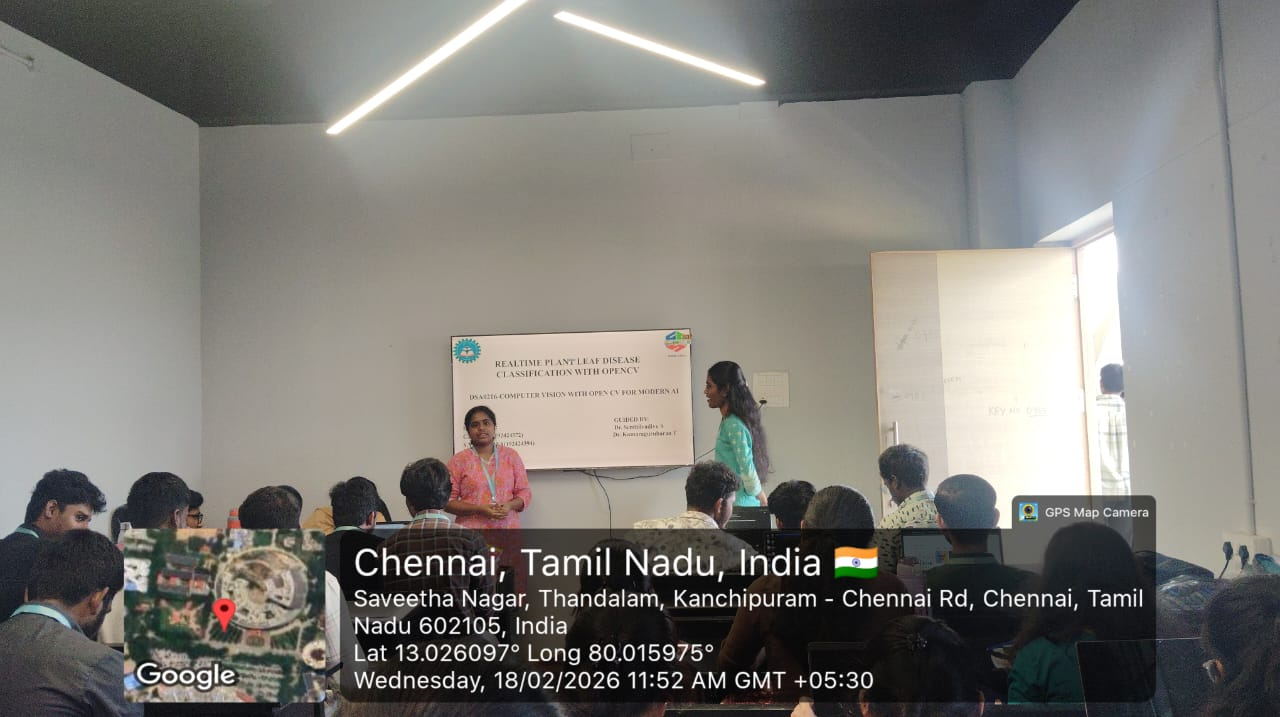
#> input picture capstone/WhatsApp Image 2026-02-18 at 9.22.51 PM (1).jpeg, 1280 x 717 px, found by its file name
$ jupyter execute EXP_35.ipynb
#> lines starting #> are read from the running program, lines starting #| are printed output that depends on the picture
[cell 1]
import cv2
import numpy as np
from google.colab.patches import cv2_imshow
from google.colab import files

print("Experiment 35 - Hough Circle Detection")

uploaded = files.upload()
#> the answer given: WhatsApp Image 2026-02-18 at 9.22.51 PM (1).jpeg
image_path = list(uploaded.keys())[0]

img = cv2.imread(image_path)
#> img is the input picture: shape (717, 1280, 3); mean B, G, R 119.2, 123.9, 126

gray = cv2.cvtColor(img, cv2.COLOR_BGR2GRAY)
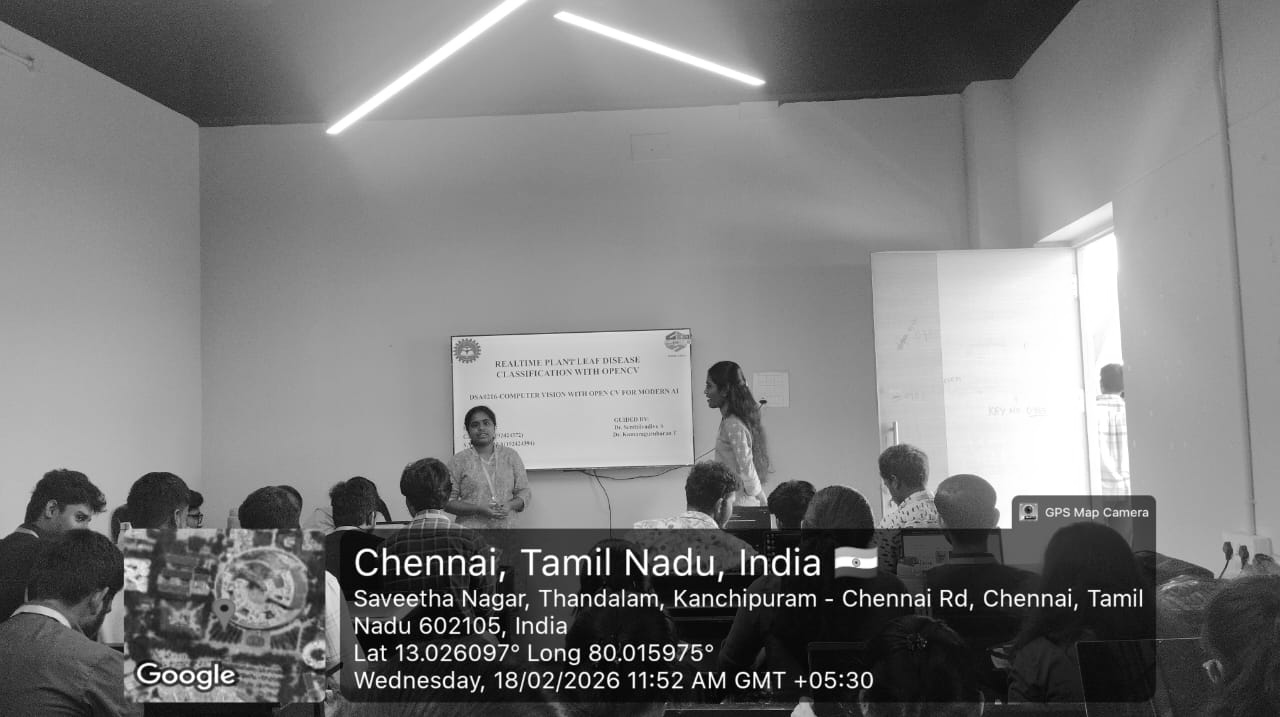
#> gray: shape (717, 1280); min 0, max 255, mean 124
gray = cv2.medianBlur(gray, 5)
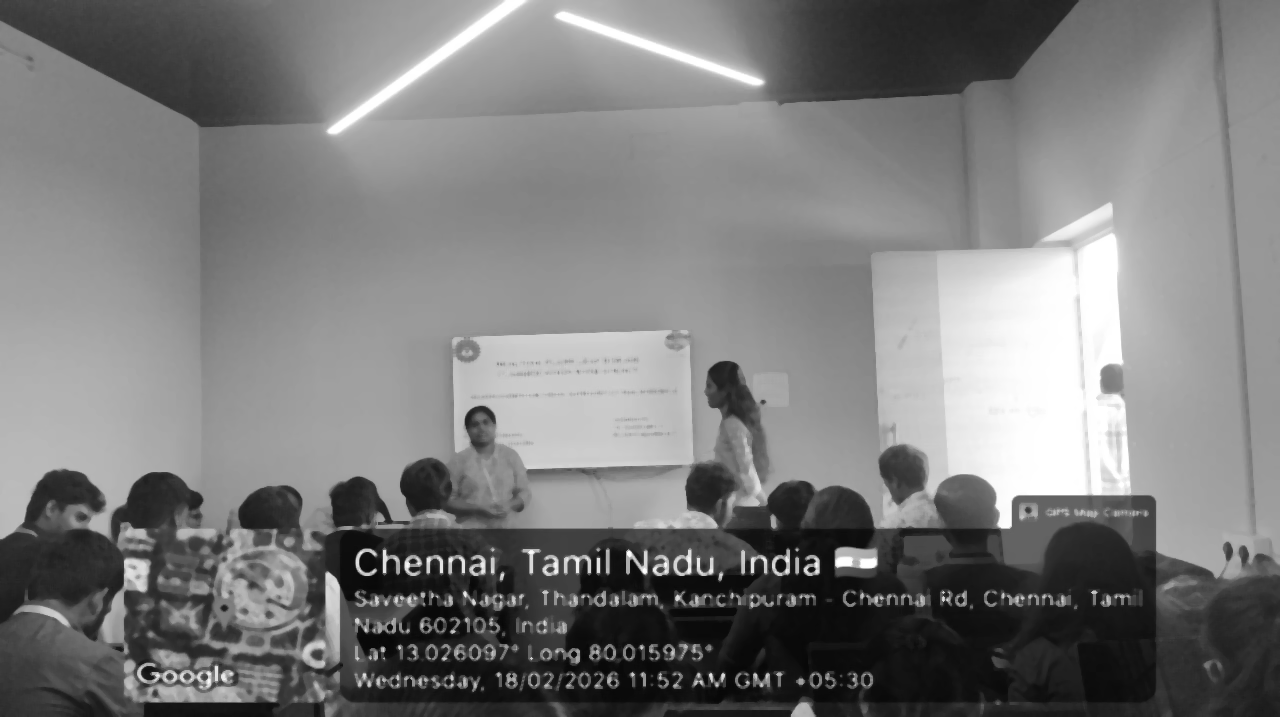
#> gray: shape (717, 1280); min 5, max 255, mean 123.2

circles = cv2.HoughCircles(gray, cv2.HOUGH_GRADIENT,
                           1, 20,
                           param1=50,
                           param2=30,
                           minRadius=0,
                           maxRadius=0)
#> circles = 1097 rows, first 8: [715.5, 193.5, 516.6], [714.5, 166.5, 515.8], [707.5, 329.5, 373], [382.5, 10.5, 691.9], [673.5, 148.5, 554.7], [727.5, 317.5, 391.6], [774.5, 231.5, 454.8], [713.5, 139.5, 515.6]

if circles is not None:
    circles = circles[0].astype("int")
#> circles = 1097 rows, first 8: [715, 193, 516], [714, 166, 515], [707, 329, 373], [382, 10, 691], [673, 148, 554], [727, 317, 391], [774, 231, 454], [713, 139, 515]
    for (x,y,r) in circles:
        cv2.circle(img,(x,y),r,(0,255,0),2)
#> this loop made 1097 passes
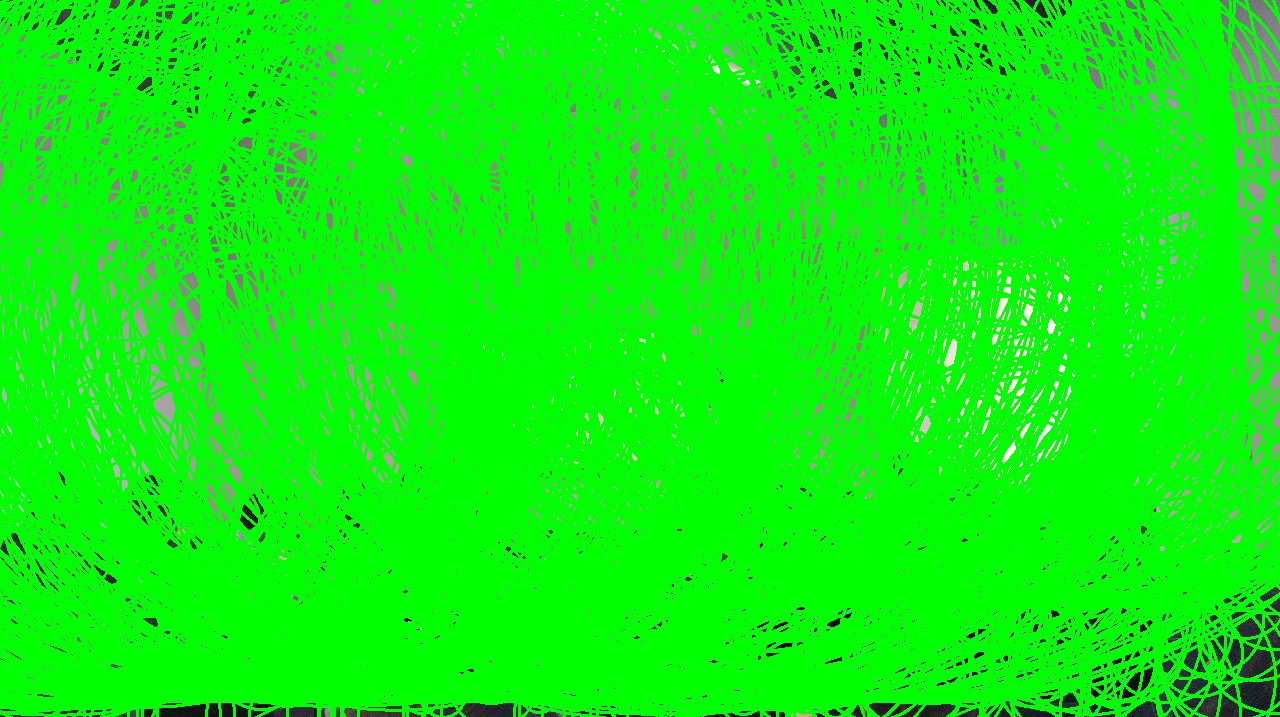
#> img: shape (717, 1280, 3); mean B, G, R 11.8, 241.7, 12.2

print("OUTPUT IMAGE:")
cv2_imshow(img)
